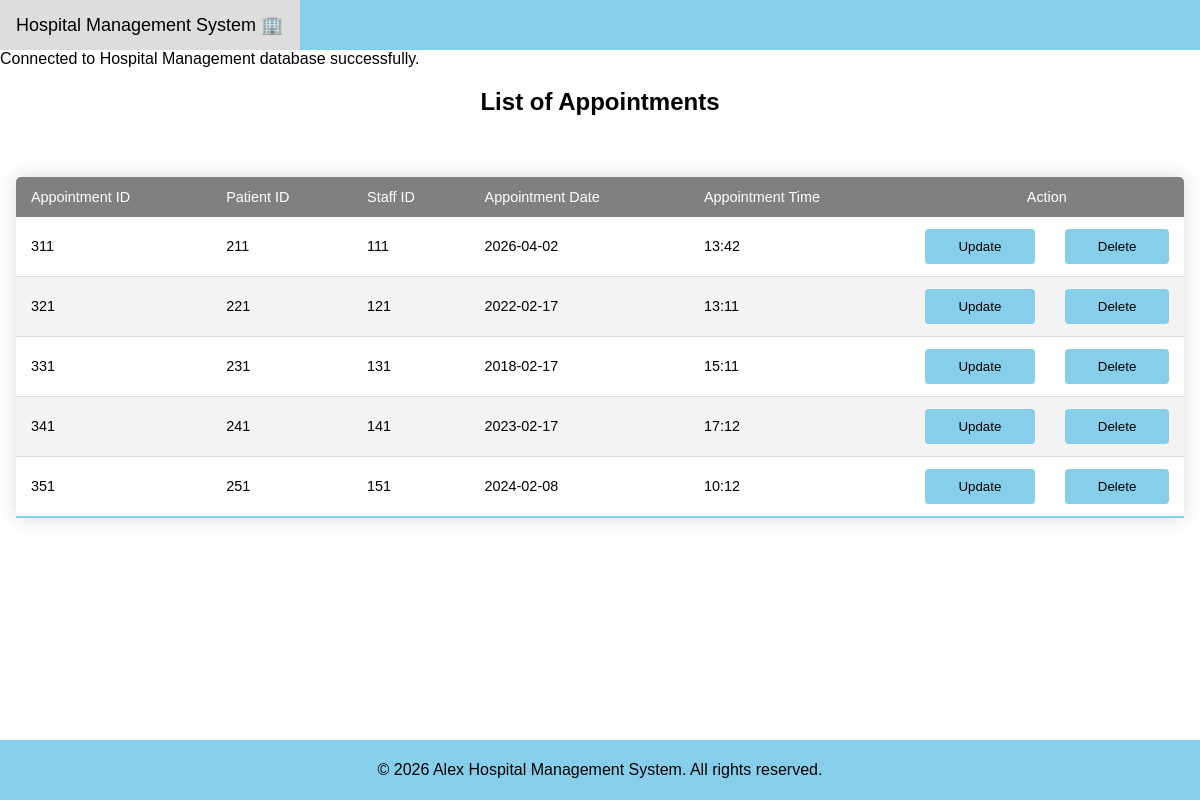
The page /viewAppointment.php on the database its author committed.
### tables this page shows
CREATE TABLE APPOINTMENT 
( 
appointmentID INTEGER PRIMARY KEY, 
patientID INTEGER NOT NULL, 
staffID INTEGER NOT NULL, 
appointmentDate TEXT NOT NULL, 
appointmentTime TEXT NOT NULL, 
FOREIGN KEY (patientID) REFERENCES PATIENT (patientID) ON DELETE CASCADE ON UPDATE CASCADE 
FOREIGN KEY (staffID) REFERENCES STAFF (staffID) ON DELETE CASCADE ON UPDATE CASCADE 
);

### viewAppointment.php (the view, shortened to what this page needs)
<!DOCTYPE html>
<html lang="en">
<head>
    <link rel="stylesheet" href="style.css" />
</head>
<body>
    <?php
    include("NavBar.php");
    ?>
    <div>
        <h2 class="centered-header">List of Appointments</h2>
    </div>
    <div class="main">
        <?php
        $db = new SQLite3('hospital_management_2.db');
        $select_query = "SELECT * FROM APPOINTMENT";
        $result = $db->query($select_query);
        echo "<table>";
        echo "
        <thead>
            <tr>
                <td>Appointment ID</td>
                <td>Patient ID</td>
                <td>Staff ID</td>
                <td>Appointment Date</td>
                <td>Appointment Time </td>
                <td style ='text-align: center' colspan='2'> Action </td>
            </tr>
        </thead>";
        echo "<tbody>";
        while ($row = $result->fetchArray(SQLITE3_ASSOC))
        {
            $id = $row['appointmentID'];
            $patientId = $row['patientID'];
            $staffId = $row['staffID'];
            $appointmentDate = $row['appointmentDate'];
            $appointmentTime = $row['appointmentTime'];
            echo "<tr>
                  <td>$id</td>
                  <td>$patientId</td>
                  <td>$staffId</td>
                  <td>$appointmentDate</td>
                  <td>$appointmentTime</td>
                  <td><a href='updateAppointment.php?id=$id'><button>Update</button></a></td>
                  <td><a href='deleteAppointment.php?id=$id' onclick='return confirm(\"Are you sure you want to delete this appointment?\")'><button>Delete</button></a></td>
                </tr>";
        }
        echo "</tbody></table>";
        ?>
    </div>
    <footer>
        <div class=footer style="text-align: center;">
            &copy; 2026 Alex Hospital Management System. All rights reserved.
        </div>
    </footer>
</body>
</html>

### style.css (style rules this page uses)
body { font-family: Arial, sans-serif; display: flex; flex-direction: column; min-height: 100vh; margin: 0; }
.centered-header { text-align: center; }
.footer { bottom: 0; width: 100%; white-space: nowrap; line-height: 60px; background-color: skyblue; }
.main { flex: 1; padding: 1rem; }
button { width: 100%; padding: 10px; background-color: skyblue; color: white; border: none; border-radius: 4px; cursor: pointer; color: black; }
table { width: 100%; border-collapse: collapse; margin: 25px 0; font-size: 0.9em; min-width: 400px; border-radius: 5px 5px 0 0; overflow: hidden; box-shadow: 0 0 20px rgba(0, 0, 0, 0.15); }
thead tr { background-color: grey; color: #ffffff; text-align: left; }
td { padding: 12px 15px; }
tbody tr { border-bottom: 1px solid #dddddd; }
tbody tr:nth-of-type(even) { background-color: #f3f3f3; }
tbody tr:last-of-type { border-bottom: 2px solid skyblue; }
h2 { text-align: center; }

### rows shown on the page
appointment: appointmentID "311", patientID "211", staffID "111", appointmentDate "2026-04-02", appointmentTime "13:42"
appointment: appointmentID "321", patientID "221", staffID "121", appointmentDate "2022-02-17", appointmentTime "13:11"
appointment: appointmentID "331", patientID "231", staffID "131", appointmentDate "2018-02-17", appointmentTime "15:11"
appointment: appointmentID "341", patientID "241", staffID "141", appointmentDate "2023-02-17", appointmentTime "17:12"
appointment: appointmentID "351", patientID "251", staffID "151", appointmentDate "2024-02-08", appointmentTime "10:12"
